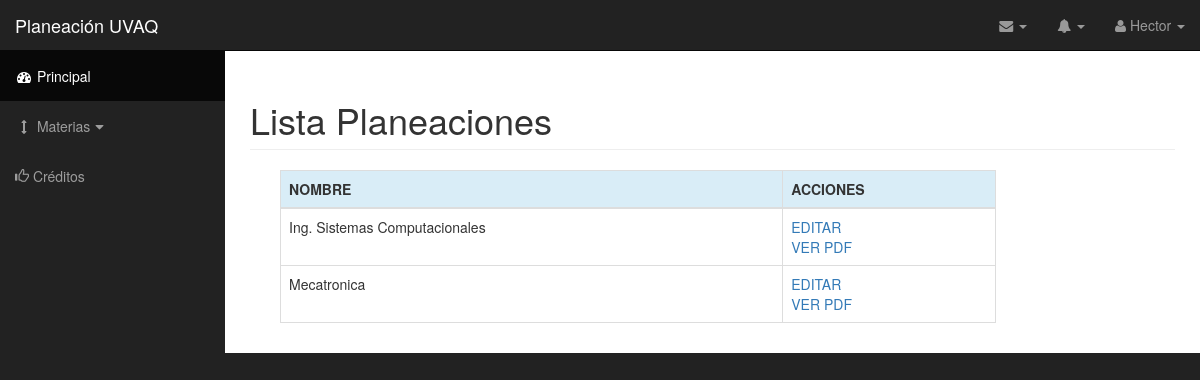
The app's page /materias.php (signed in) with its own data.
### tables this page shows
CREATE TABLE `usuarios` (
  `id_usuario` int(11) NOT NULL,
  `usuario` varchar(20) NOT NULL,
  `nombre` varchar(40) NOT NULL,
  `apellido` varchar(40) NOT NULL,
  `pass` varchar(40) NOT NULL,
  `correo` varchar(50) NOT NULL,
  `grado_academ` varchar(50) NOT NULL,
  `formacion` varchar(40) NOT NULL,
  `admin` int(1) NOT NULL,
  `director` int(11) NOT NULL
);

CREATE TABLE `materias` (
  `id_materia` int(11) NOT NULL,
  `nombrePlan` varchar(60) NOT NULL,
  `nombreUnidad` varchar(60) NOT NULL,
  `semestre` varchar(60) NOT NULL,
  `fecha` date NOT NULL,
  `proposito` varchar(60) NOT NULL,
  `competenciasGen` mediumtext NOT NULL,
  `competenciasEsp` mediumtext NOT NULL,
  `primeraEvaluacion` date NOT NULL,
  `segundaEvaluacion` date NOT NULL,
  `terceraEvaluacion` date NOT NULL,
  `horasUnidad` int(11) NOT NULL,
  `horasTeoDoc` int(11) NOT NULL,
  `horasPracDoc` int(11) NOT NULL,
  `horasTeoInd` int(11) NOT NULL,
  `horasPracInd` int(11) NOT NULL,
  `numAlumnos` int(11) NOT NULL,
  `salon` varchar(15) NOT NULL,
  `grupo` varchar(20) NOT NULL,
  `id_carrera` int(11) NOT NULL,
  `ciclo` int(30) NOT NULL,
  `id_usuario` int(11) NOT NULL
);

### materias.php (the view, shortened to what this page needs)
<?php include('conect.php'); ?>
<!DOCTYPE html>
<html lang="en">
    <?php include('head.php'); ?>
    <body>
        <div id="wrapper">
            <nav class="navbar navbar-inverse navbar-fixed-top" role="navigation">
                <?php include("navbarHeader.php"); include("sidebar.php"); ?>
            </nav>
            <div id="page-wrapper">
                <div class="container-fluid table-responsive">
                    <h1 class="page-header">
                    Lista Planeaciones
                    </h1>
                    <div class="col-md-12">
                        <?php
                        $matId = mysqli_query($link, "SELECT * FROM materias WHERE id_usuario = $_SESSION[id_usuario] ");
                        ?>
                        <div class="col-lg-10 col-md-10 col-sm-12 col-xs-12">
                            <table class="table table-hover table-bordered table-responsive">
                                <thead>
                                    <tr class="info">
                                        <th>NOMBRE</th>
                                        <th>ACCIONES</th>
                                    </tr>
                                </thead>
                                <tbody>
                                   <?php while ($row = mysqli_fetch_row($matId)) {
                                    echo "
                                    <tr>
                                        <td>$row[1]</td>
                                        <td><a href='editar_pdf.php?id=".$row[0]."'>EDITAR</a><br><a href='pdf.php?id=".$row[0]."' target='_blank'>VER PDF</a></td>
                                    </tr>
                                    ";
                                    } ?>
                                </tbody>
                            </table>
                        </div>
                    </div>
                </div>
            </div>
        </div>
    </body>
</html>

### navbarHeader.php (shortened to what this page needs)
<?php
$sql = "SELECT nombre FROM usuarios WHERE id_usuario = $_SESSION[id_usuario]";
$res= @mysql_query($sql) or die(mysql_error());
$data = mysql_fetch_assoc($res);
?>
<div class="navbar-header">
    <a class="navbar-brand" href="index.php">Planeación UVAQ</a>
</div>
<ul class="nav navbar-right top-nav">
    <li class="dropdown">
        <a href="#" class="dropdown-toggle" data-toggle="dropdown"><i class="fa fa-envelope"></i> <b class="caret"></b></a>
    </li>
    <li class="dropdown">
        <a href="#" class="dropdown-toggle" data-toggle="dropdown"><i class="fa fa-bell"></i> <b class="caret"></b></a>
    </li>
    <li class="dropdown">
        <a href="#" class="dropdown-toggle" data-toggle="dropdown"><i class="fa fa-user"></i> <?php echo $data['nombre']; ?> <b class="caret"></b></a>
    </li>
</ul>

### css/sb-admin.css (style rules this page uses)
body { margin-top: 100px; background-color: #222; }
@media (min-width:768px) { body { margin-top: 50px; } }
#wrapper { padding-left: 0; }
#page-wrapper { width: 100%; padding: 0; background-color: #fff; }
@media (min-width:768px) { #wrapper { padding-left: 225px; } }
@media (min-width:768px) { #page-wrapper { padding: 10px; } }
.top-nav { padding: 0 15px; }
.top-nav>li { display: inline-block; float: left; }
.top-nav>li>a { padding-top: 15px; padding-bottom: 15px; line-height: 20px; color: #999; }

### records on screen
usuarios: nombre "Hector"
materias: nombrePlan "Ing. Sistemas Computacionales"
materias: nombrePlan "Mecatronica"
